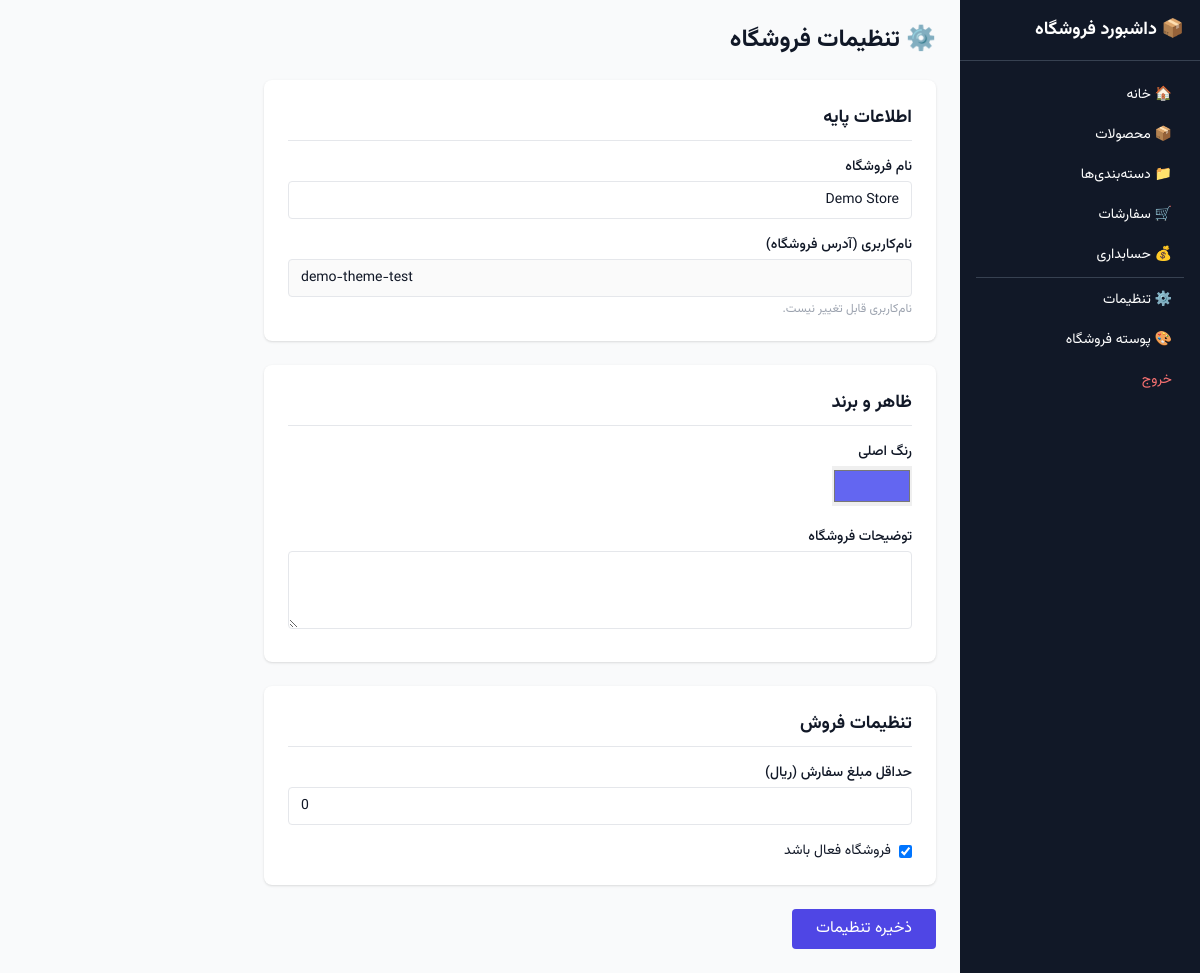
The app's page /dashboard/settings/ (signed in) with its own data.
### core/models.py (models this page shows, shortened)
class Store(models.Model):
    owner = models.ForeignKey(User, on_delete=models.CASCADE, related_name="stores")
    name = models.CharField(max_length=200)
    username = models.SlugField(max_length=60, unique=True, help_text="Subdomain: username.ultra-shop.com")
    description = models.TextField(blank=True, default="")
    logo = models.ImageField(upload_to="stores/logos/", blank=True, null=True)
    favicon = models.ImageField(upload_to="stores/favicons/", blank=True, null=True)
    primary_color = models.CharField(max_length=7, default="#6366f1")
    theme_preset = models.CharField(max_length=30, default="minimal")
    phone = models.CharField(max_length=20, blank=True, default="")
    support_email = models.EmailField(blank=True, default="")
    timezone = models.CharField(max_length=50, default="Asia/Tehran")
    currency = models.CharField(max_length=10, default="IRR")
    allow_guest_checkout = models.BooleanField(default=True)
    is_active = models.BooleanField(default=True)
    created_at = models.DateTimeField(auto_now_add=True)
    updated_at = models.DateTimeField(auto_now=True)
    class Meta:
        db_table = "stores"

### dashboard/views.py (the view, shortened to what this page needs)
# urls.py: path("settings/", views.StoreSettingsView.as_view(), name="store-settings"),
class StoreSettingsView(StoreAccessMixin, TemplateView):
    template_name = "dashboard/store_settings.html"
    def get_context_data(self, **kwargs):
        ctx = super().get_context_data(**kwargs)
        ctx["store"] = self.request.current_store
        return ctx

### core/context_processors.py (called while the page is built)
def platform_settings(request):
    try:
        ps = PlatformSettings.load()
    except Exception:
        ps = None
    return {"platform_settings": ps}

### core/models.py (called while the page is built)
    @classmethod
    def load(cls):
        obj, _ = cls.objects.get_or_create(pk=1)
        return obj

### dashboard/views.py (called while the page is built)
    def dispatch(self, request, *args, **kwargs):
        store = self.get_current_store(request)
        if not store:
            return redirect("dashboard:home")
        request.current_store = store
        return super().dispatch(request, *args, **kwargs)

    def get_current_store(self, request):
        store_id = request.session.get("current_store_id")
        if not store_id:
            return None
        store = Store.objects.filter(pk=store_id).first()
        if not store:
            return None
        if store.owner == request.user:
            return store
        if StoreStaff.objects.filter(store=store, user=request.user).exists():
            return store
        return None

### templates/dashboard/store_settings.html (shortened to what this page needs)
{% extends "dashboard/base.html" %}
{% block content %}
<h2 class="text-2xl font-bold mb-6">⚙️ تنظیمات فروشگاه</h2>
<form method="post" class="max-w-2xl space-y-6">
    <div class="bg-white rounded-lg shadow p-6 space-y-4">
        <h3 class="font-semibold text-lg border-b pb-2">اطلاعات پایه</h3>
        <div>
            <label class="block text-sm font-medium mb-1">نام فروشگاه</label>
            <input type="text" name="store_name" value="{{ store.name }}" class="w-full border rounded px-3 py-2 text-sm">
        </div>
        <div>
            <label class="block text-sm font-medium mb-1">نام‌کاربری (آدرس فروشگاه)</label>
            <input type="text" name="username" value="{{ store.username }}" class="w-full border rounded px-3 py-2 text-sm" dir="ltr" disabled>
            <p class="text-xs text-gray-400 mt-1">نام‌کاربری قابل تغییر نیست.</p>
        </div>
    </div>
    <div class="bg-white rounded-lg shadow p-6 space-y-4">
        <h3 class="font-semibold text-lg border-b pb-2">ظاهر و برند</h3>
        <div>
            <label class="block text-sm font-medium mb-1">رنگ اصلی</label>
            <input type="color" name="primary_color" value="{{ store.primary_color|default:'#4f46e5' }}" class="h-10 w-20">
        </div>
        <div>
            <label class="block text-sm font-medium mb-1">توضیحات فروشگاه</label>
            <textarea name="store_description" rows="3" class="w-full border rounded px-3 py-2 text-sm">{{ store.description|default:'' }}</textarea>
        </div>
    </div>
    <div class="bg-white rounded-lg shadow p-6 space-y-4">
        <h3 class="font-semibold text-lg border-b pb-2">تنظیمات فروش</h3>
        <div>
            <label class="block text-sm font-medium mb-1">حداقل مبلغ سفارش (ریال)</label>
            <input type="number" name="min_order_amount" value="{{ store.min_order_amount|default:0 }}" class="w-full border rounded px-3 py-2 text-sm" dir="ltr">
        </div>
        <div class="flex items-center gap-2">
            <input type="checkbox" name="is_active" id="is_active" {% if store.is_active %}checked{% endif %}>
            <label for="is_active" class="text-sm">فروشگاه فعال باشد</label>
        </div>
    </div>
    <button type="submit" class="bg-indigo-600 text-white px-6 py-2 rounded hover:bg-indigo-700">ذخیره تنظیمات</button>
</form>
{% endblock %}

### templates/base.html (style rules this page uses)
body { font-family: 'Vazirmatn', Tahoma, sans-serif; }
[dir="rtl"] { direction: rtl; text-align: right; }

### records on screen
Store: store_name "Demo Store", username "demo-theme-test", primary_color "#6366f1", is_active "☑"
